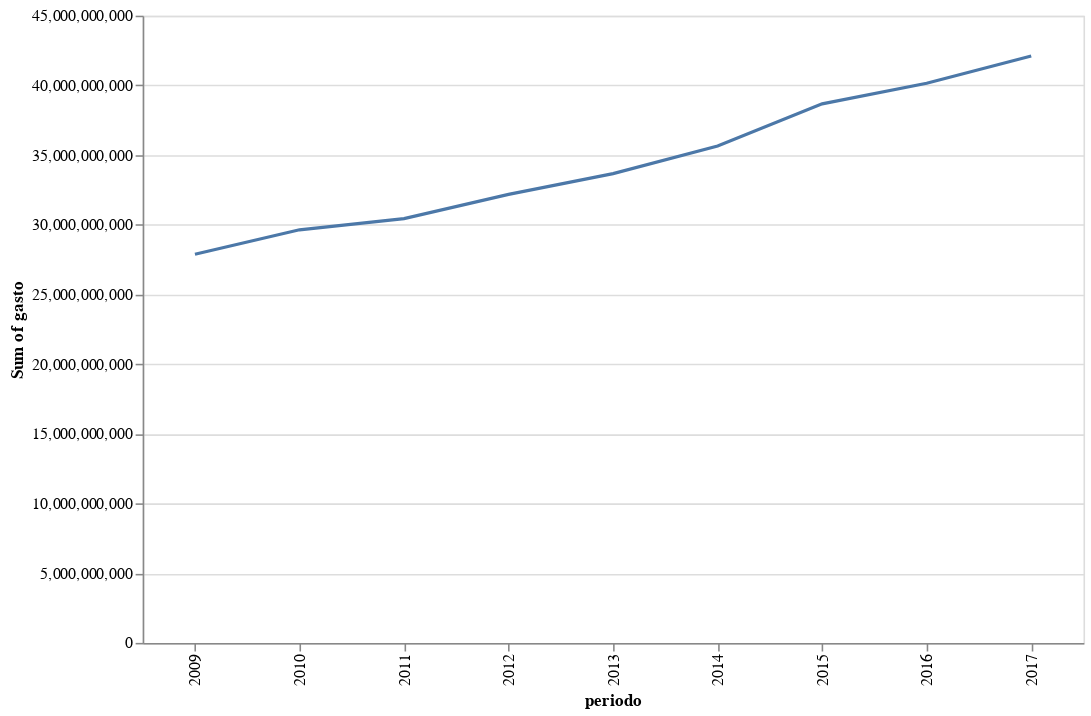

The notebook cell this image was saved under:
### Code cell
alt.Chart(pub_spend_annual).mark_line().encode(
    x='periodo:O',
    y='sum(gasto)',
).properties( 
    width=600, 
    height=400 
)

### Figure 1 — Vega-Lite specification as saved in the notebook (floating-point values rounded to 4 significant figures; data arrays with more than 128 entries replaced by an {"elided": "..."} marker saying what was removed)
{"$schema": "https://vega.github.io/schema/vega-lite/v2.4.1.json", "config": {"view": {"height": 300, "width": 400}}, "data": {"values": {"elided": "2868 records"}}, "encoding": {"x": {"field": "periodo", "type": "ordinal"}, "y": {"aggregate": "sum", "field": "gasto", "type": "quantitative"}}, "height": 400, "mark": "line", "width": 600}
